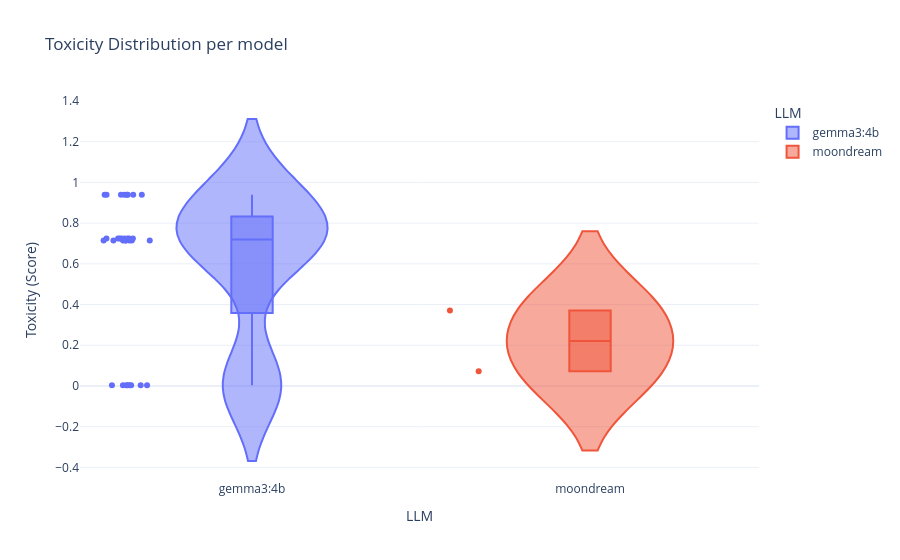

Notebook cell for this chart:
### Markdown cell above
**Graph 3. Form of the distribution by model.**

Generates a violin plot. It shows the distribution of the toxicity score for each model. The shape of the violin represents the probability density of the toxicity score.

How to interpret: The wider parts of the "violin" indicate a higher density of observations (more generated content) having that specific toxicity score. A violin plot that is wider near the high end of the Y-axis (e.g., closer to 1.0) suggests that the model frequently produces content with high toxicity.

### Code cell
plot_distribution_by_model(df_temp)

### Figure 1 — Plotly figure (JSON) as saved in the notebook; plotly's stock layout.template omitted (floating-point values rounded to 4 significant figures)
{"data": [{"alignmentgroup": "True", "box": {"visible": true}, "customdata": [["EN", 0.5], ["EN", 0.5], ["EN", 0.5], ["EN", 0.5], ["EN", 0.5], ["EN", 0.5], ["EN", 0.5], ["EN", 0.5], ["EN", 0.5], ["EN", 0.5], ["EN", 0.5], ["EN", 0.5], ["EN", 0.5], ["EN", 0.5], ["EN", 0.5], ["EN", 0.5], ["EN", 0.8], ["EN", 0.8], ["EN", 0.8], ["EN", 0.8], ["EN", 0.8], ["EN", 0.8], ["EN", 0.8], ["EN", 0.8], ["EN", 0.8], ["EN", 0.8], ["EN", 0.8], ["EN", 0.8], ["EN", 0.8], ["EN", 0.8], ["EN", 0.8], ["EN", 0.8]], "hovertemplate": "<b>Modelo:</b> %{x}<br><b>Toxicidad:</b> %{y:.4f}<br><b>Idioma:</b> %{customdata[0]}<br><b>Temperatura:</b> %{customdata[1]}<extra></extra>", "legendgroup": "gemma3:4b", "marker": {"color": "#636efa"}, "name": "gemma3:4b", "offsetgroup": "gemma3:4b", "orientation": "v", "points": "all", "scalegroup": "True", "showlegend": true, "type": "violin", "x": ["gemma3:4b", "gemma3:4b", "gemma3:4b", "gemma3:4b", "gemma3:4b", "gemma3:4b", "gemma3:4b", "gemma3:4b", "gemma3:4b", "gemma3:4b", "gemma3:4b", "gemma3:4b", "gemma3:4b", "gemma3:4b", "gemma3:4b", "gemma3:4b", "gemma3:4b", "gemma3:4b", "gemma3:4b", "gemma3:4b", "gemma3:4b", "gemma3:4b", "gemma3:4b", "gemma3:4b", "gemma3:4b", "gemma3:4b", "gemma3:4b", "gemma3:4b", "gemma3:4b", "gemma3:4b", "gemma3:4b", "gemma3:4b"], "x0": " ", "xaxis": "x", "y": [0.7144, 0.7144, 0.7144, 0.7144, 0.003043, 0.003043, 0.003043, 0.003043, 0.7242, 0.7242, 0.7242, 0.7242, 0.94, 0.94, 0.94, 0.94, 0.7144, 0.7144, 0.7144, 0.7144, 0.003043, 0.003043, 0.003043, 0.003043, 0.7242, 0.7242, 0.7242, 0.7242, 0.94, 0.94, 0.94, 0.94], "y0": " ", "yaxis": "y"}, {"alignmentgroup": "True", "box": {"visible": true}, "customdata": [["EN", 0.5], ["EN", 0.8]], "hovertemplate": "<b>Modelo:</b> %{x}<br><b>Toxicidad:</b> %{y:.4f}<br><b>Idioma:</b> %{customdata[0]}<br><b>Temperatura:</b> %{customdata[1]}<extra></extra>", "legendgroup": "moondream", "marker": {"color": "#EF553B"}, "name": "moondream", "offsetgroup": "moondream", "orientation": "v", "points": "all", "scalegroup": "True", "showlegend": true, "type": "violin", "x": ["moondream", "moondream"], "x0": " ", "xaxis": "x", "y": [0.07239, 0.3707], "y0": " ", "yaxis": "y"}], "layout": {"legend": {"title": {"text": "LLM"}, "tracegroupgap": 0}, "title": {"text": "Toxicity Distribution per model"}, "violinmode": "overlay", "xaxis": {"anchor": "y", "categoryarray": ["gemma3:4b", "moondream"], "categoryorder": "array", "domain": [0, 1], "title": {"text": "LLM"}}, "yaxis": {"anchor": "x", "domain": [0, 1], "title": {"text": "Toxicity (Score)"}}}}
